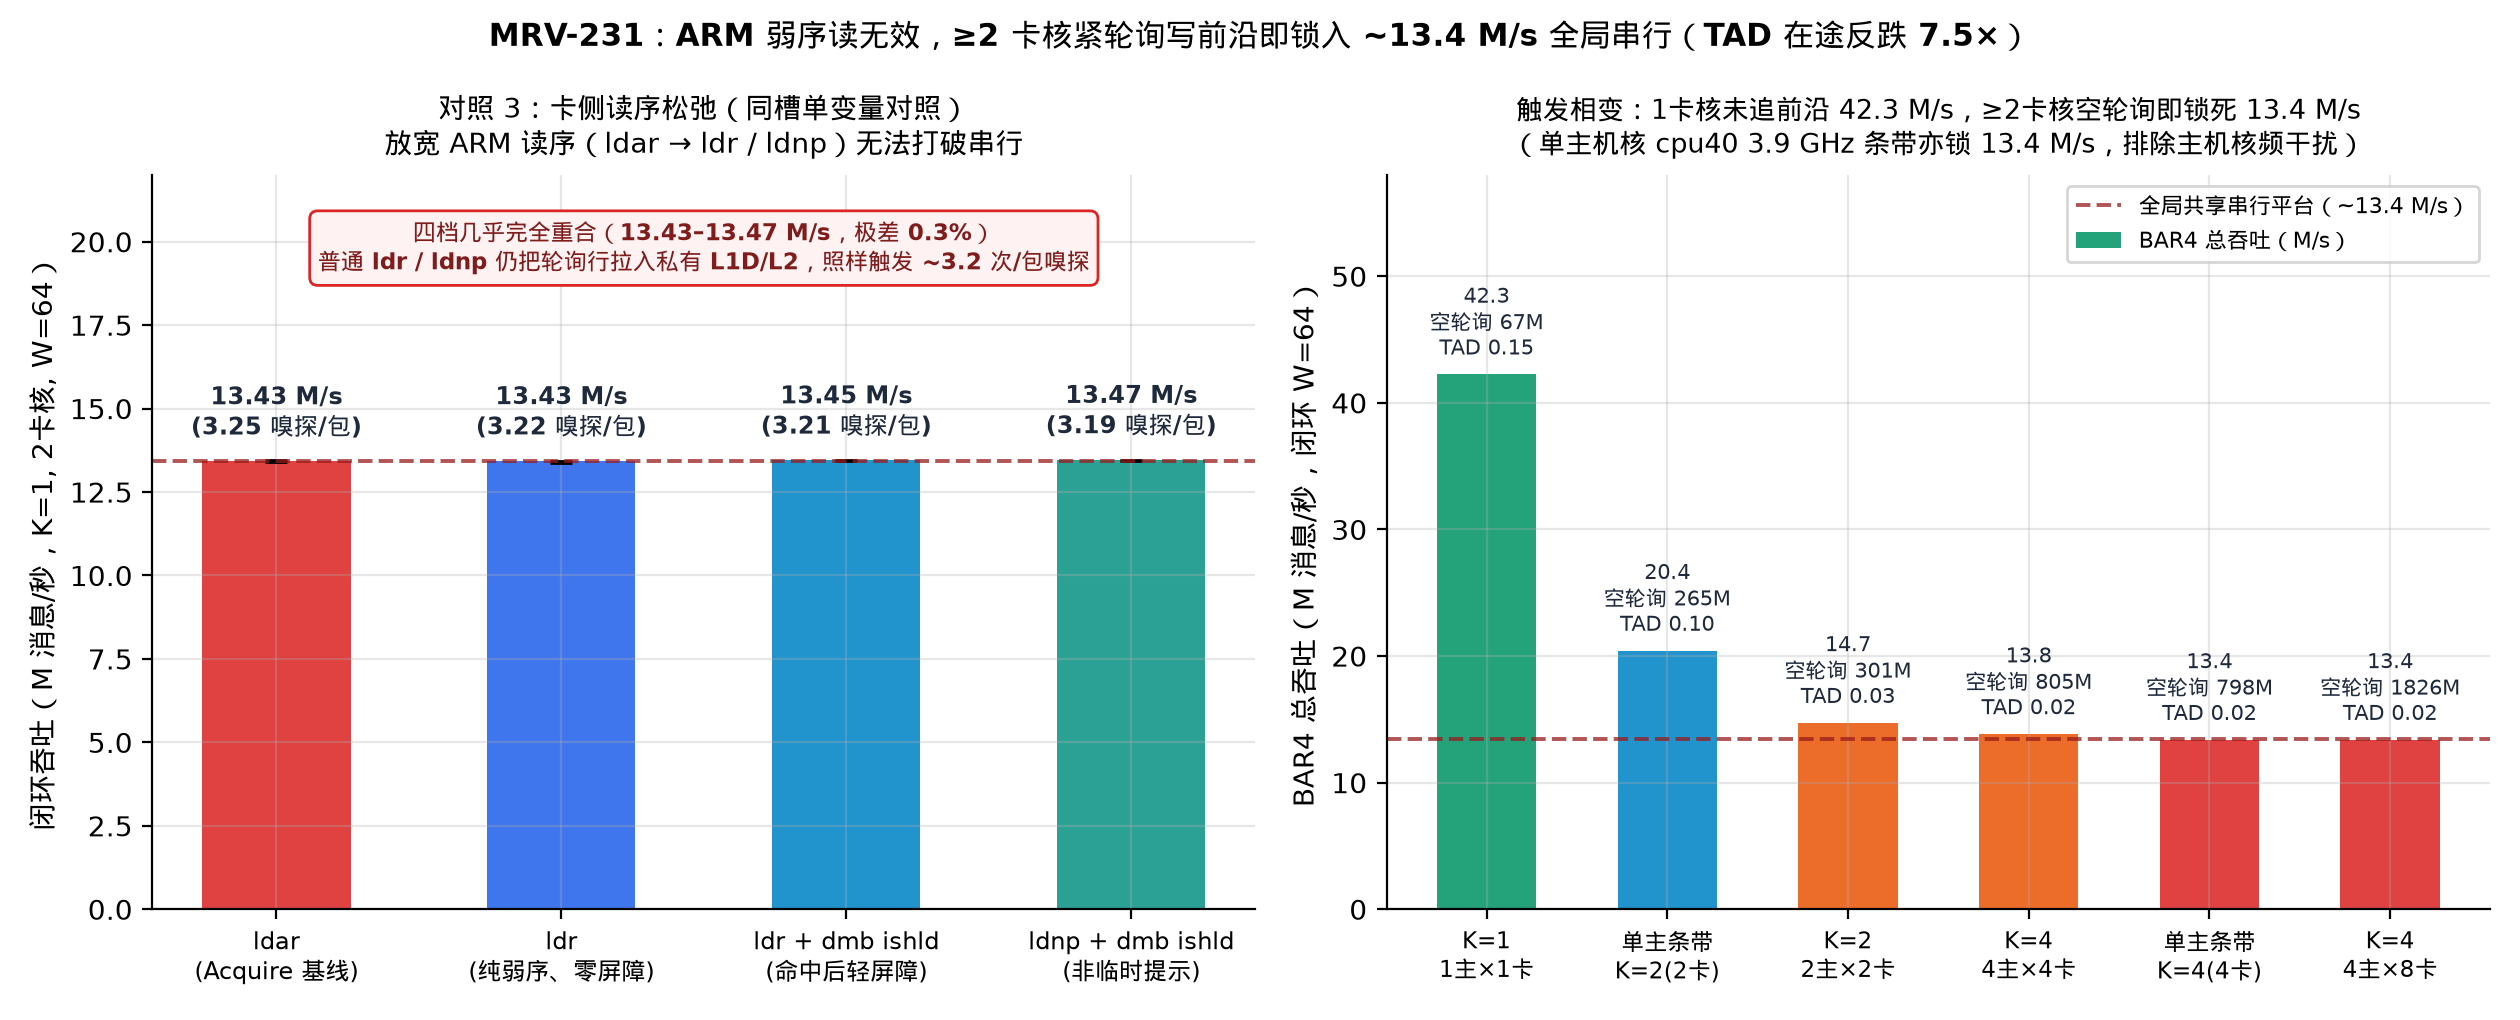

Recreate this plot in Python.
#!/usr/bin/env python3
"""MRV-231 Figure 2: Control 3 (ARM card read-ordering relaxation ldar vs ldr vs
ldr+dmb vs ldnp) and frontier-polling trigger contrast (1c 42.3 M/s vs >=2c 13.4 M/s).

All values plotted directly from logs/mrv231-2026-11-27/runs.jsonl (n=3 medians,
min-max error bars, verified 72/72 sent==done, lost=0, corrupt=0, partial=0,
PMU >=99.9%).
"""
import collections
import json
import statistics
from pathlib import Path

import matplotlib.pyplot as plt
import numpy as np

import mrvplot

ROOT = Path(__file__).resolve().parents[2]
RUNS = ROOT / "logs/mrv231-2026-11-27/runs.jsonl"


def load_groups():
    groups = collections.defaultdict(list)
    total = 0
    with RUNS.open() as f:
        for line in f:
            r = json.loads(line)
            total += 1
            assert r["lost"] == 0
            if r["exp"] == "ctrl1_arm_snoop":
                assert r["corrupt"] == 0 and r["min_pct"] >= 99.9
                if r["pattern"] == "ring":
                    for pp in r["per_pair"]:
                        assert pp["sent_tot"] == pp["taken_tot"] and pp["corrupt"] == 0
            else:
                cp = r["card_pmu"]
                assert r["host_min_pct"] >= 99.9 and cp["min_pct"] >= 99.9
                assert sum(w["corrupt"] for w in cp["workers"]) == 0
                assert sum(w["partial"] for w in cp["workers"]) == 0
                for pl in r["per_lane"]:
                    assert pl["sent_tot"] == pl["done_tot"] and pl["lost"] == 0
            groups[(r["exp"], r["cond"])].append(r)
    assert total == 72, f"expected 72 runs, got {total}"
    return groups


def med_mm(vals):
    m = statistics.median(vals)
    return m, m - min(vals), max(vals) - m


def main():
    g = load_groups()
    fig, (ax1, ax2) = plt.subplots(1, 2, figsize=(12.6, 5.1))

    # -------------------------------------------------------------------------
    # Panel A: Control 3 — Card read-ordering relaxation on exact 13.4 M/s anchor
    # -------------------------------------------------------------------------
    c3_specs = [
        ("order_ldar", "ldar\n(Acquire 基线)", "#dc2626"),
        ("order_ldr", "ldr\n(纯弱序、零屏障)", "#2563eb"),
        ("order_ldr_dmb", "ldr + dmb ishld\n(命中后轻屏障)", "#0284c7"),
        ("order_ldnp", "ldnp + dmb ishld\n(非临时提示)", "#0d9488"),
    ]
    mops_med, mops_lo, mops_hi, snp_pm = [], [], [], []
    for cond, _, _ in c3_specs:
        rs = g[("ctrl3_read_order", cond)]
        assert len(rs) == 3
        m, lo, hi = med_mm([r["mops"] for r in rs])
        mops_med.append(m)
        mops_lo.append(lo)
        mops_hi.append(hi)
        s_per_m = [
            r["card_pmu"]["tad"]["tad_snp_msh_out_any"]["val"]
            / sum(w["taken_win"] for w in r["card_pmu"]["workers"])
            for r in rs
        ]
        snp_pm.append(statistics.median(s_per_m))

    x1 = np.arange(len(c3_specs))
    bars = ax1.bar(
        x1, mops_med, width=0.52,
        color=[c for _, _, c in c3_specs], alpha=0.88,
        yerr=[mops_lo, mops_hi], capsize=4
    )
    ax1.axhline(mops_med[0], color="#991b1b", ls="--", lw=1.4, alpha=0.75)

    for b, m, sp in zip(bars, mops_med, snp_pm):
        ax1.text(
            b.get_x() + b.get_width() / 2, m + 0.55,
            f"{m:.2f} M/s\n({sp:.2f} 嗅探/包)",
            ha="center", va="bottom", fontsize=8.7, fontweight="bold", color="#1e293b"
        )

    ax1.text(
        0.50, 0.94,
        "四档几乎完全重合（13.43–13.47 M/s，极差 0.3%）\n"
        "普通 ldr / ldnp 仍把轮询行拉入私有 L1D/L2，照样触发 ~3.2 次/包嗅探",
        transform=ax1.transAxes, ha="center", va="top", fontsize=8.4, fontweight="bold",
        color="#7f1d1d",
        bbox=dict(boxstyle="round,pad=0.35", fc="#fef2f2", ec="#dc2626", lw=1.0),
    )

    ax1.set_xticks(x1)
    ax1.set_xticklabels([lbl for _, lbl, _ in c3_specs], fontsize=8.6)
    ax1.set_ylabel("闭环吞吐（M 消息/秒，K=1, 2卡核, W=64）")
    ax1.set_ylim(0, 22)
    ax1.set_title("对照 3：卡侧读序松弛（同槽单变量对照）\n放宽 ARM 读序（ldar → ldr / ldnp）无法打破串行", fontsize=10.0, pad=8)

    # -------------------------------------------------------------------------
    # Panel B: 1c vs >=2c trigger contrast + single-host cpu40 3.9 GHz cross-check
    # -------------------------------------------------------------------------
    comp_specs = [
        ("cl_K1_1c", "K=1\n1主×1卡", "#059669"),
        ("stripe_K2_1c", "单主条带\nK=2(2卡)", "#0284c7"),
        ("cl_K2_1c", "K=2\n2主×2卡", "#ea580c"),
        ("cl_K4_1c", "K=4\n4主×4卡", "#ea580c"),
        ("stripe_K4_1c_W64", "单主条带\nK=4(4卡)", "#dc2626"),
        ("cl_K4_2c", "K=4\n4主×8卡", "#dc2626"),
    ]
    tot_v, emp_v, tinf_v = [], [], []
    for cond, _, _ in comp_specs:
        rs = g[("ctrl2_bar4_scale", cond)]
        tot_v.append(statistics.median(r["mops"] for r in rs))
        emp_v.append(statistics.median(
            sum(w["empty_win"] for w in r["card_pmu"]["workers"]) / 1e6 / (r["card_pmu"]["elapsed_ns"] / 1e9)
            for r in rs
        ))
        tinf_v.append(statistics.median(
            r["card_pmu"]["tad"]["tad_req_occ"]["val"] / (r["card_pmu"]["elapsed_ns"] / 1e9 * 2.0e9)
            for r in rs
        ))

    x2 = np.arange(len(comp_specs))
    bars2 = ax2.bar(x2, tot_v, width=0.55, color=[c for _, _, c in comp_specs], alpha=0.88, label="BAR4 总吞吐（M/s）")
    ax2.axhline(13.42, color="#991b1b", ls="--", lw=1.4, alpha=0.75, label="全局共享串行平台（~13.4 M/s）")

    for b, m, emp, ti in zip(bars2, tot_v, emp_v, tinf_v):
        ax2.text(
            b.get_x() + b.get_width() / 2, m + 1.0,
            f"{m:.1f}\n空轮询 {emp:.0f}M\nTAD {ti:.2f}",
            ha="center", va="bottom", fontsize=7.6, color="#1e293b"
        )

    ax2.set_xticks(x2)
    ax2.set_xticklabels([lbl for _, lbl, _ in comp_specs], fontsize=8.2)
    ax2.set_ylabel("BAR4 总吞吐（M 消息/秒，闭环 W=64）")
    ax2.set_ylim(0, 58)
    ax2.set_title("触发相变：1卡核未追前沿 42.3 M/s，≥2卡核空轮询即锁死 13.4 M/s\n（单主机核 cpu40 3.9 GHz 条带亦锁 13.4 M/s，排除主机核频干扰）", fontsize=9.7, pad=8)
    ax2.legend(loc="upper right", fontsize=8.1, frameon=True)

    fig.suptitle(
        "MRV-231：ARM 弱序读无效，≥2 卡核紧轮询写前沿即锁入 ~13.4 M/s 全局串行（TAD 在途反跌 7.5×）",
        fontsize=11.0, fontweight="bold", y=0.98
    )
    out = mrvplot.save(fig, "mrv-231-read-order-and-summary")
    print(f"Saved {out}")


if __name__ == "__main__":
    main()
